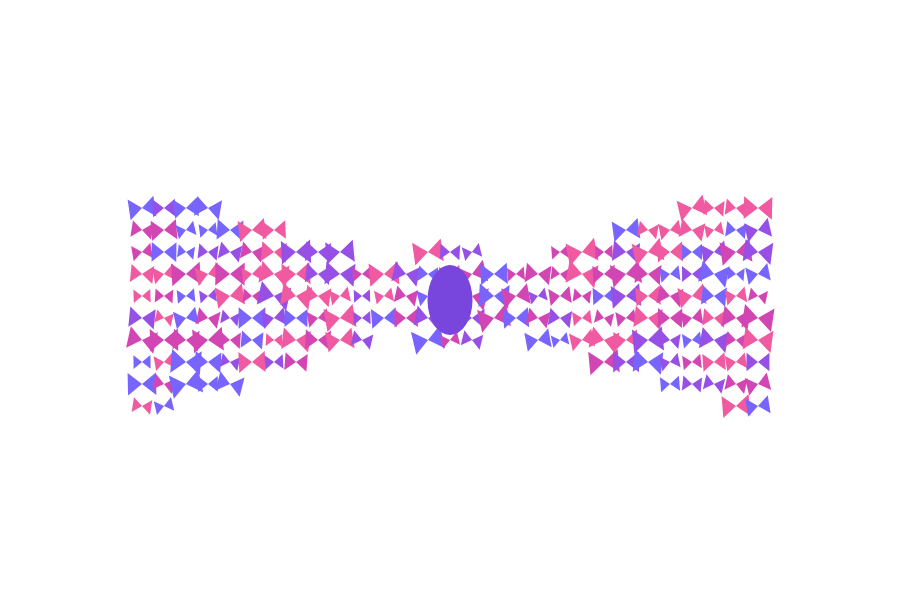
Frame 1 (no input)
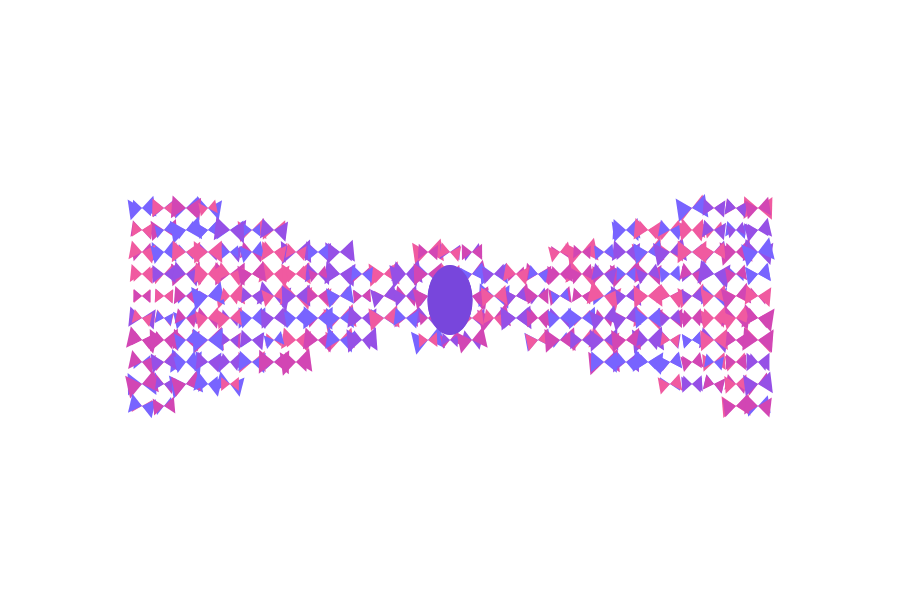
Frame 2 (the mouse pressed at the canvas centre, redrawn once)

The p5.js sketch that drew these frames (run headless with seeded random() and noise() and a simulated clock; the mouse was pressed at the canvas centre and the sketch redrawn once):

// p5.js sketch
// ── sketch.js
function setup() {
  createCanvas(900, 600);
  background(255);
  noLoop();
}

function draw() {
  for (let x = 120; x < width - 120; x += 22) {
    for (let y = 120; y < height - 120; y += 22) {
      if (insideBow(x, y)) {
        drawSmallButterfly(x, y, random(8, 15));
      }
    }
  }

  // middle knot
  fill(120, 70, 220);
  noStroke();
  ellipse(width / 2, height / 2, 45, 70);
}

function insideBow(x, y) {
  let cx = width / 2;
  let cy = height / 2;

  let dx = x - cx;
  let dy = y - cy;

  // left triangle wing
  let leftWing =
    dx < -25 &&
    dx > -330 &&
    abs(dy) < map(dx, -330, -25, 120, 25);

  // right triangle wing
  let rightWing =
    dx > 25 &&
    dx < 330 &&
    abs(dy) < map(dx, 25, 330, 25, 120);

  // center knot area
  let center =
    abs(dx) < 35 &&
    abs(dy) < 55;

  return leftWing || rightWing || center;
}

function drawSmallButterfly(x, y, s) {
  push();
  translate(x, y);
  rotate(random(-0.25, 0.25));

  noStroke();

  let colors = [
    color(150, 80, 230),
    color(210, 70, 180),
    color(120, 100, 255),
    color(240, 90, 160)
  ];

  fill(random(colors));

  // left small triangle wing
  triangle(0, 0, -s, -s * 0.8, -s, s * 0.8);

  // right small triangle wing
  triangle(0, 0, s, -s * 0.8, s, s * 0.8);

  pop();
}
